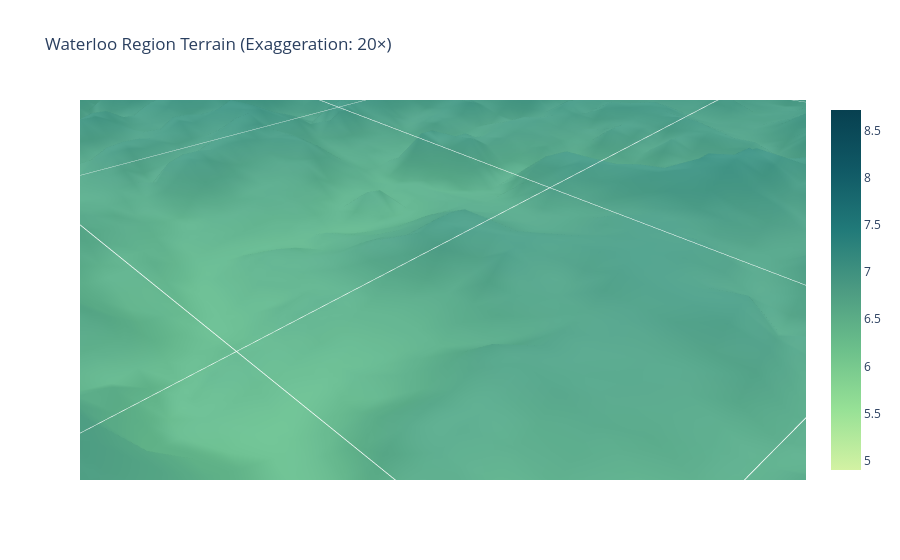

The code cell stored with this chart in its notebook:
### Markdown cell above
## 5. Interactive Slider

### Code cell
slider = widgets.IntSlider(
    value=20,
    min=1,
    max=30,
    step=1,
    description="Vertical Exaggeration:"
)

widgets.interact(plot_terrain, vertical_exaggeration=slider)

### Figure 1 — Plotly figure (JSON) as saved in the notebook; plotly's stock layout.template omitted (floating-point values rounded to 4 significant figures; data arrays with more than 128 entries replaced by an {"elided": "..."} marker saying what was removed)
{"data": [{"colorscale": [[0, "rgb(211, 242, 163)"], [0.1667, "rgb(151, 225, 150)"], [0.3333, "rgb(108, 192, 139)"], [0.5, "rgb(76, 155, 130)"], [0.6667, "rgb(33, 122, 121)"], [0.8333, "rgb(16, 89, 101)"], [1, "rgb(7, 64, 80)"]], "type": "surface", "x": {"elided": "446 float values"}, "y": {"elided": "278 float values"}, "z": {"elided": "278x446 float values"}}], "layout": {"scene": {"aspectmode": "manual", "aspectratio": {"x": 54.95, "y": 47.12, "z": 3.82}, "xaxis": {"title": {"text": "Distance (km)"}}, "yaxis": {"title": {"text": "Distance (km)"}}, "zaxis": {"title": {"text": "Elevation (km)"}}}, "title": {"text": "Waterloo Region Terrain (Exaggeration: 20×)"}}}
